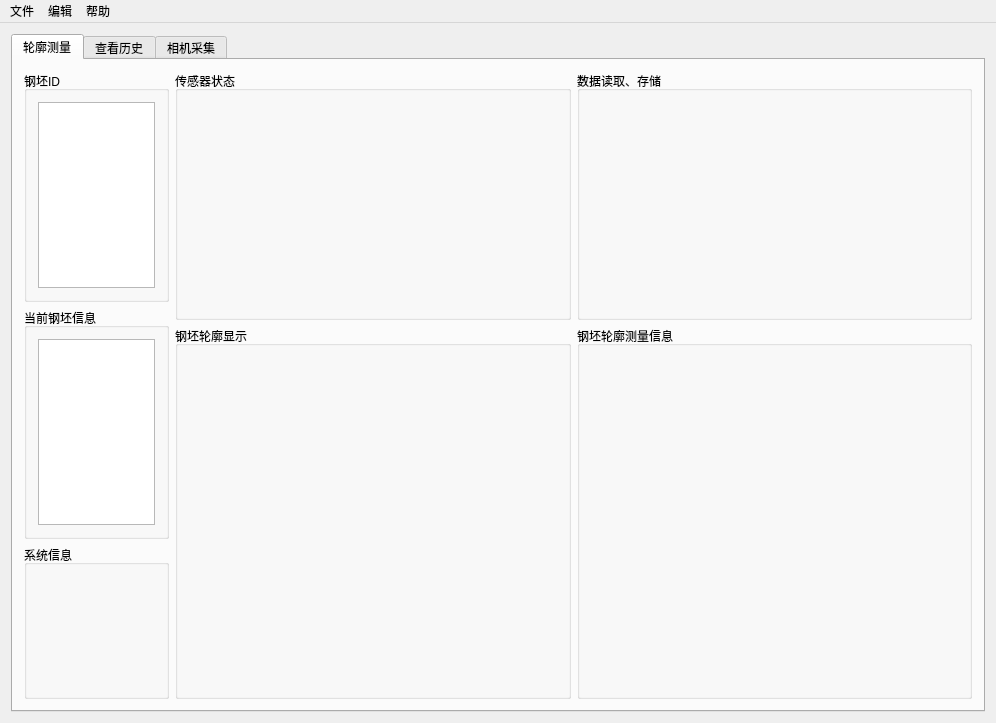
<?xml version="1.0" encoding="UTF-8"?>
<ui version="4.0">
 <class>BilletMeasurementClass</class>
 <widget class="QMainWindow" name="BilletMeasurementClass">
  <property name="enabled">
   <bool>true</bool>
  </property>
  <property name="geometry">
   <rect>
    <x>0</x>
    <y>0</y>
    <width>996</width>
    <height>723</height>
   </rect>
  </property>
  <property name="sizePolicy">
   <sizepolicy hsizetype="Expanding" vsizetype="Expanding">
    <horstretch>0</horstretch>
    <verstretch>0</verstretch>
   </sizepolicy>
  </property>
  <property name="font">
   <font>
    <kerning>true</kerning>
   </font>
  </property>
  <property name="windowTitle">
   <string>在线轮廓测量系统</string>
  </property>
  <property name="layoutDirection">
   <enum>Qt::LeftToRight</enum>
  </property>
  <widget class="QWidget" name="centralWidget">
   <property name="sizePolicy">
    <sizepolicy hsizetype="Expanding" vsizetype="Expanding">
     <horstretch>0</horstretch>
     <verstretch>0</verstretch>
    </sizepolicy>
   </property>
   <layout class="QVBoxLayout" name="verticalLayout_4">
    <property name="spacing">
     <number>0</number>
    </property>
    <item>
     <widget class="QTabWidget" name="tabWidget">
      <property name="accessibleDescription">
       <string/>
      </property>
      <property name="autoFillBackground">
       <bool>false</bool>
      </property>
      <property name="currentIndex">
       <number>0</number>
      </property>
      <widget class="QWidget" name="tab_2">
       <property name="enabled">
        <bool>true</bool>
       </property>
       <attribute name="title">
        <string>轮廓测量</string>
       </attribute>
       <layout class="QGridLayout" name="gridLayout_3" rowstretch="2,3" columnstretch="2,11">
        <item row="0" column="0" rowspan="2">
         <layout class="QVBoxLayout" name="verticalLayout_2" stretch="3,3,2">
          <item>
           <widget class="QGroupBox" name="groupBox_4">
            <property name="title">
             <string>钢坯ID</string>
            </property>
            <layout class="QHBoxLayout" name="horizontalLayout_8">
             <item>
              <widget class="QTreeWidget" name="treeWidget_2">
               <property name="horizontalScrollBarPolicy">
                <enum>Qt::ScrollBarAlwaysOff</enum>
               </property>
               <attribute name="headerVisible">
                <bool>false</bool>
               </attribute>
               <attribute name="headerDefaultSectionSize">
                <number>50</number>
               </attribute>
               <attribute name="headerMinimumSectionSize">
                <number>70</number>
               </attribute>
               <attribute name="headerStretchLastSection">
                <bool>true</bool>
               </attribute>
               <column>
                <property name="text">
                 <string>钢轨ID</string>
                </property>
               </column>
               <column>
                <property name="text">
                 <string>进入时间</string>
                </property>
               </column>
              </widget>
             </item>
            </layout>
           </widget>
          </item>
          <item>
           <widget class="QGroupBox" name="groupBox_7">
            <property name="title">
             <string>当前钢坯信息</string>
            </property>
            <layout class="QHBoxLayout" name="horizontalLayout_9">
             <item>
              <widget class="QTreeWidget" name="treeWidget_5">
               <property name="horizontalScrollBarPolicy">
                <enum>Qt::ScrollBarAlwaysOff</enum>
               </property>
               <attribute name="headerVisible">
                <bool>false</bool>
               </attribute>
               <attribute name="headerDefaultSectionSize">
                <number>50</number>
               </attribute>
               <attribute name="headerMinimumSectionSize">
                <number>70</number>
               </attribute>
               <attribute name="headerStretchLastSection">
                <bool>true</bool>
               </attribute>
               <column>
                <property name="text">
                 <string>名称</string>
                </property>
               </column>
               <column>
                <property name="text">
                 <string>信息</string>
                </property>
               </column>
              </widget>
             </item>
            </layout>
           </widget>
          </item>
          <item>
           <widget class="QGroupBox" name="groupBox_3">
            <property name="title">
             <string>系统信息</string>
            </property>
           </widget>
          </item>
         </layout>
        </item>
        <item row="0" column="1">
         <layout class="QHBoxLayout" name="horizontalLayout_6" stretch="1,1">
          <item>
           <layout class="QHBoxLayout" name="horizontalLayout_10">
            <item>
             <widget class="QGroupBox" name="groupBox_8">
              <property name="title">
               <string>传感器状态</string>
              </property>
             </widget>
            </item>
           </layout>
          </item>
          <item>
           <widget class="QSplitter" name="splitter">
            <property name="orientation">
             <enum>Qt::Horizontal</enum>
            </property>
            <widget class="QGroupBox" name="groupBox_9">
             <property name="title">
              <string>数据读取、存储</string>
             </property>
            </widget>
           </widget>
          </item>
         </layout>
        </item>
        <item row="1" column="1">
         <layout class="QHBoxLayout" name="horizontalLayout_7">
          <item>
           <widget class="QGroupBox" name="groupBox">
            <property name="title">
             <string>钢坯轮廓显示</string>
            </property>
            <layout class="QVBoxLayout" name="verticalLayout">
             <item>
              <widget class="QVTKWidget" name="qvtkWidget"/>
             </item>
            </layout>
           </widget>
          </item>
          <item>
           <widget class="QGroupBox" name="groupBox_2">
            <property name="title">
             <string>钢坯轮廓测量信息</string>
            </property>
           </widget>
          </item>
         </layout>
        </item>
       </layout>
      </widget>
      <widget class="QWidget" name="tab">
       <property name="inputMethodHints">
        <set>Qt::ImhNone</set>
       </property>
       <attribute name="title">
        <string>查看历史</string>
       </attribute>
       <widget class="QGroupBox" name="groupBox_5">
        <property name="geometry">
         <rect>
          <x>10</x>
          <y>130</y>
          <width>211</width>
          <height>521</height>
         </rect>
        </property>
        <property name="title">
         <string>历史记录查询</string>
        </property>
        <layout class="QHBoxLayout" name="horizontalLayout_2">
         <item>
          <widget class="QTreeWidget" name="treeWidget_3">
           <column>
            <property name="text">
             <string>历史钢坯信息</string>
            </property>
           </column>
           <item>
            <property name="text">
             <string>钢坯在录日期</string>
            </property>
           </item>
          </widget>
         </item>
        </layout>
       </widget>
       <widget class="QGroupBox" name="groupBox_6">
        <property name="geometry">
         <rect>
          <x>230</x>
          <y>130</y>
          <width>741</width>
          <height>531</height>
         </rect>
        </property>
        <property name="title">
         <string>数据视图</string>
        </property>
        <widget class="QSplitter" name="splitter_4">
         <property name="geometry">
          <rect>
           <x>250</x>
           <y>20</y>
           <width>103</width>
           <height>20</height>
          </rect>
         </property>
         <property name="orientation">
          <enum>Qt::Horizontal</enum>
         </property>
        </widget>
        <widget class="QSpinBox" name="spinBox">
         <property name="geometry">
          <rect>
           <x>190</x>
           <y>20</y>
           <width>101</width>
           <height>20</height>
          </rect>
         </property>
        </widget>
        <widget class="QSpinBox" name="spinBox_2">
         <property name="geometry">
          <rect>
           <x>370</x>
           <y>20</y>
           <width>91</width>
           <height>20</height>
          </rect>
         </property>
        </widget>
        <widget class="QLabel" name="label_5">
         <property name="geometry">
          <rect>
           <x>309</x>
           <y>20</y>
           <width>51</width>
           <height>20</height>
          </rect>
         </property>
         <property name="text">
          <string>结束时间</string>
         </property>
        </widget>
        <widget class="QSplitter" name="splitter_2">
         <property name="geometry">
          <rect>
           <x>20</x>
           <y>20</y>
           <width>103</width>
           <height>20</height>
          </rect>
         </property>
         <property name="orientation">
          <enum>Qt::Horizontal</enum>
         </property>
         <widget class="QLabel" name="label_3">
          <property name="text">
           <string>钢坯类型</string>
          </property>
         </widget>
         <widget class="QComboBox" name="comboBox">
          <item>
           <property name="text">
            <string>方坯</string>
           </property>
          </item>
          <item>
           <property name="text">
            <string>板坯</string>
           </property>
          </item>
         </widget>
        </widget>
        <widget class="QLabel" name="label_4">
         <property name="geometry">
          <rect>
           <x>140</x>
           <y>20</y>
           <width>51</width>
           <height>20</height>
          </rect>
         </property>
         <property name="text">
          <string>起始时间</string>
         </property>
        </widget>
       </widget>
      </widget>
      <widget class="QWidget" name="tabWidgetPage1">
       <attribute name="title">
        <string>相机采集</string>
       </attribute>
       <layout class="QVBoxLayout" name="verticalLayout_5" stretch="1,2,50">
        <property name="spacing">
         <number>1</number>
        </property>
        <item>
         <layout class="QHBoxLayout" name="horizontalLayout">
          <property name="spacing">
           <number>1</number>
          </property>
          <item>
           <widget class="QToolButton" name="toolButton_Connect">
            <property name="minimumSize">
             <size>
              <width>80</width>
              <height>0</height>
             </size>
            </property>
            <property name="maximumSize">
             <size>
              <width>80</width>
              <height>16777215</height>
             </size>
            </property>
            <property name="focusPolicy">
             <enum>Qt::TabFocus</enum>
            </property>
            <property name="text">
             <string>连接相机</string>
            </property>
            <property name="icon">
             <iconset resource="BilletMeasurement.qrc">
              <normaloff>:/image/ico/connect.ico</normaloff>:/image/ico/connect.ico</iconset>
            </property>
            <property name="iconSize">
             <size>
              <width>24</width>
              <height>24</height>
             </size>
            </property>
            <property name="popupMode">
             <enum>QToolButton::DelayedPopup</enum>
            </property>
            <property name="toolButtonStyle">
             <enum>Qt::ToolButtonTextUnderIcon</enum>
            </property>
            <property name="autoRaise">
             <bool>true</bool>
            </property>
            <property name="arrowType">
             <enum>Qt::NoArrow</enum>
            </property>
           </widget>
          </item>
          <item>
           <widget class="QToolButton" name="toolButton_Disconnect">
            <property name="minimumSize">
             <size>
              <width>80</width>
              <height>0</height>
             </size>
            </property>
            <property name="maximumSize">
             <size>
              <width>80</width>
              <height>16777215</height>
             </size>
            </property>
            <property name="text">
             <string>断开相机</string>
            </property>
            <property name="icon">
             <iconset resource="BilletMeasurement.qrc">
              <normaloff>:/image/ico/disconnect.ico</normaloff>:/image/ico/disconnect.ico</iconset>
            </property>
            <property name="iconSize">
             <size>
              <width>24</width>
              <height>24</height>
             </size>
            </property>
            <property name="toolButtonStyle">
             <enum>Qt::ToolButtonTextUnderIcon</enum>
            </property>
            <property name="autoRaise">
             <bool>true</bool>
            </property>
           </widget>
          </item>
          <item>
           <widget class="QToolButton" name="toolButton_Start">
            <property name="minimumSize">
             <size>
              <width>80</width>
              <height>0</height>
             </size>
            </property>
            <property name="maximumSize">
             <size>
              <width>80</width>
              <height>16777215</height>
             </size>
            </property>
            <property name="cursor">
             <cursorShape>ArrowCursor</cursorShape>
            </property>
            <property name="mouseTracking">
             <bool>false</bool>
            </property>
            <property name="acceptDrops">
             <bool>true</bool>
            </property>
            <property name="text">
             <string>开始采集</string>
            </property>
            <property name="icon">
             <iconset resource="BilletMeasurement.qrc">
              <normaloff>:/image/ico/start.ico</normaloff>:/image/ico/start.ico</iconset>
            </property>
            <property name="iconSize">
             <size>
              <width>24</width>
              <height>24</height>
             </size>
            </property>
            <property name="toolButtonStyle">
             <enum>Qt::ToolButtonTextUnderIcon</enum>
            </property>
            <property name="autoRaise">
             <bool>true</bool>
            </property>
           </widget>
          </item>
          <item>
           <widget class="QToolButton" name="toolButton_Pause">
            <property name="minimumSize">
             <size>
              <width>80</width>
              <height>0</height>
             </size>
            </property>
            <property name="maximumSize">
             <size>
              <width>80</width>
              <height>16777215</height>
             </size>
            </property>
            <property name="text">
             <string>停止采集</string>
            </property>
            <property name="icon">
             <iconset resource="BilletMeasurement.qrc">
              <normaloff>:/image/ico/pasue.ico</normaloff>:/image/ico/pasue.ico</iconset>
            </property>
            <property name="iconSize">
             <size>
              <width>24</width>
              <height>24</height>
             </size>
            </property>
            <property name="toolButtonStyle">
             <enum>Qt::ToolButtonTextUnderIcon</enum>
            </property>
            <property name="autoRaise">
             <bool>true</bool>
            </property>
           </widget>
          </item>
          <item>
           <widget class="QToolButton" name="toolButton_OpenSync">
            <property name="enabled">
             <bool>true</bool>
            </property>
            <property name="minimumSize">
             <size>
              <width>80</width>
              <height>0</height>
             </size>
            </property>
            <property name="maximumSize">
             <size>
              <width>80</width>
              <height>16777215</height>
             </size>
            </property>
            <property name="acceptDrops">
             <bool>false</bool>
            </property>
            <property name="text">
             <string>相机同步采集</string>
            </property>
            <property name="icon">
             <iconset resource="BilletMeasurement.qrc">
              <normaloff>:/image/ico/开关 开(1).png</normaloff>:/image/ico/开关 开(1).png</iconset>
            </property>
            <property name="iconSize">
             <size>
              <width>24</width>
              <height>24</height>
             </size>
            </property>
            <property name="toolButtonStyle">
             <enum>Qt::ToolButtonTextUnderIcon</enum>
            </property>
            <property name="autoRaise">
             <bool>true</bool>
            </property>
           </widget>
          </item>
          <item>
           <widget class="QToolButton" name="toolButton_CloseSync">
            <property name="minimumSize">
             <size>
              <width>80</width>
              <height>0</height>
             </size>
            </property>
            <property name="maximumSize">
             <size>
              <width>80</width>
              <height>16777215</height>
             </size>
            </property>
            <property name="text">
             <string>关闭同步采集</string>
            </property>
            <property name="icon">
             <iconset resource="BilletMeasurement.qrc">
              <normaloff>:/image/ico/开关 关(1).png</normaloff>:/image/ico/开关 关(1).png</iconset>
            </property>
            <property name="iconSize">
             <size>
              <width>24</width>
              <height>24</height>
             </size>
            </property>
            <property name="toolButtonStyle">
             <enum>Qt::ToolButtonTextUnderIcon</enum>
            </property>
            <property name="autoRaise">
             <bool>true</bool>
            </property>
           </widget>
          </item>
          <item>
           <widget class="QToolButton" name="toolButton_SetSync">
            <property name="minimumSize">
             <size>
              <width>80</width>
              <height>0</height>
             </size>
            </property>
            <property name="maximumSize">
             <size>
              <width>80</width>
              <height>16777215</height>
             </size>
            </property>
            <property name="text">
             <string>设置触发参数</string>
            </property>
            <property name="icon">
             <iconset resource="BilletMeasurement.qrc">
              <normaloff>:/image/ico/设置参数.png</normaloff>:/image/ico/设置参数.png</iconset>
            </property>
            <property name="iconSize">
             <size>
              <width>24</width>
              <height>24</height>
             </size>
            </property>
            <property name="toolButtonStyle">
             <enum>Qt::ToolButtonTextUnderIcon</enum>
            </property>
            <property name="autoRaise">
             <bool>true</bool>
            </property>
            <property name="arrowType">
             <enum>Qt::NoArrow</enum>
            </property>
           </widget>
          </item>
          <item>
           <spacer name="horizontalSpacer_10">
            <property name="orientation">
             <enum>Qt::Horizontal</enum>
            </property>
            <property name="sizeHint" stdset="0">
             <size>
              <width>40</width>
              <height>20</height>
             </size>
            </property>
           </spacer>
          </item>
          <item>
           <spacer name="horizontalSpacer_9">
            <property name="orientation">
             <enum>Qt::Horizontal</enum>
            </property>
            <property name="sizeHint" stdset="0">
             <size>
              <width>40</width>
              <height>20</height>
             </size>
            </property>
           </spacer>
          </item>
          <item>
           <spacer name="horizontalSpacer_12">
            <property name="orientation">
             <enum>Qt::Horizontal</enum>
            </property>
            <property name="sizeHint" stdset="0">
             <size>
              <width>40</width>
              <height>20</height>
             </size>
            </property>
           </spacer>
          </item>
          <item>
           <spacer name="horizontalSpacer_13">
            <property name="orientation">
             <enum>Qt::Horizontal</enum>
            </property>
            <property name="sizeHint" stdset="0">
             <size>
              <width>40</width>
              <height>20</height>
             </size>
            </property>
           </spacer>
          </item>
          <item>
           <spacer name="horizontalSpacer_15">
            <property name="orientation">
             <enum>Qt::Horizontal</enum>
            </property>
            <property name="sizeHint" stdset="0">
             <size>
              <width>40</width>
              <height>20</height>
             </size>
            </property>
           </spacer>
          </item>
          <item>
           <spacer name="horizontalSpacer_14">
            <property name="orientation">
             <enum>Qt::Horizontal</enum>
            </property>
            <property name="sizeHint" stdset="0">
             <size>
              <width>40</width>
              <height>20</height>
             </size>
            </property>
           </spacer>
          </item>
         </layout>
        </item>
        <item>
         <layout class="QHBoxLayout" name="horizontalLayout_3">
          <item>
           <widget class="QTreeWidget" name="treeWidget">
            <property name="font">
             <font>
              <family>ADMUI3Lg</family>
              <pointsize>10</pointsize>
              <weight>50</weight>
              <italic>false</italic>
              <bold>false</bold>
             </font>
            </property>
            <property name="styleSheet">
             <string notr="true">font: 10pt &quot;ADMUI3Lg&quot;;</string>
            </property>
            <property name="verticalScrollBarPolicy">
             <enum>Qt::ScrollBarAlwaysOff</enum>
            </property>
            <property name="horizontalScrollBarPolicy">
             <enum>Qt::ScrollBarAlwaysOff</enum>
            </property>
            <property name="sizeAdjustPolicy">
             <enum>QAbstractScrollArea::AdjustIgnored</enum>
            </property>
            <property name="editTriggers">
             <set>QAbstractItemView::DoubleClicked</set>
            </property>
            <property name="uniformRowHeights">
             <bool>true</bool>
            </property>
            <attribute name="headerCascadingSectionResizes">
             <bool>false</bool>
            </attribute>
            <column>
             <property name="text">
              <string>相机型号</string>
             </property>
            </column>
            <column>
             <property name="text">
              <string>相机ID</string>
             </property>
            </column>
            <column>
             <property name="text">
              <string>相机MAC</string>
             </property>
            </column>
            <column>
             <property name="text">
              <string>相机IP</string>
             </property>
            </column>
            <column>
             <property name="text">
              <string>相机状态</string>
             </property>
            </column>
            <column>
             <property name="text">
              <string>相机帧频</string>
             </property>
            </column>
            <column>
             <property name="text">
              <string>曝光时间</string>
             </property>
            </column>
            <column>
             <property name="text">
              <string>图像宽度</string>
             </property>
            </column>
            <column>
             <property name="text">
              <string>图像高度</string>
             </property>
            </column>
           </widget>
          </item>
         </layout>
        </item>
        <item>
         <layout class="QGridLayout" name="Layout_ImageShow" rowstretch="1,20,1,20" columnstretch="0,0">
          <item row="1" column="1">
           <widget class="QLabel" name="label_RightUp">
            <property name="maximumSize">
             <size>
              <width>800</width>
              <height>600</height>
             </size>
            </property>
            <property name="styleSheet">
             <string notr="true">background-color: rgb(0, 0, 0);</string>
            </property>
            <property name="text">
             <string/>
            </property>
           </widget>
          </item>
          <item row="2" column="0">
           <widget class="QLabel" name="label_7">
            <property name="text">
             <string>Cam3</string>
            </property>
            <property name="alignment">
             <set>Qt::AlignBottom|Qt::AlignLeading|Qt::AlignLeft</set>
            </property>
           </widget>
          </item>
          <item row="1" column="0">
           <widget class="QLabel" name="label_LeftUp">
            <property name="maximumSize">
             <size>
              <width>800</width>
              <height>600</height>
             </size>
            </property>
            <property name="styleSheet">
             <string notr="true">background-color: rgb(0, 0, 0);</string>
            </property>
            <property name="text">
             <string/>
            </property>
            <property name="textFormat">
             <enum>Qt::AutoText</enum>
            </property>
           </widget>
          </item>
          <item row="2" column="1">
           <widget class="QLabel" name="label_8">
            <property name="text">
             <string>Cam4</string>
            </property>
            <property name="alignment">
             <set>Qt::AlignBottom|Qt::AlignLeading|Qt::AlignLeft</set>
            </property>
           </widget>
          </item>
          <item row="0" column="0">
           <widget class="QLabel" name="label">
            <property name="text">
             <string>Cam1</string>
            </property>
            <property name="alignment">
             <set>Qt::AlignBottom|Qt::AlignLeading|Qt::AlignLeft</set>
            </property>
           </widget>
          </item>
          <item row="0" column="1">
           <widget class="QLabel" name="label_2">
            <property name="text">
             <string>Cam2</string>
            </property>
            <property name="alignment">
             <set>Qt::AlignBottom|Qt::AlignLeading|Qt::AlignLeft</set>
            </property>
           </widget>
          </item>
          <item row="3" column="1">
           <widget class="QLabel" name="label_RightDown">
            <property name="styleSheet">
             <string notr="true">background-color: rgb(0, 0, 0);</string>
            </property>
            <property name="text">
             <string/>
            </property>
            <property name="alignment">
             <set>Qt::AlignLeading|Qt::AlignLeft|Qt::AlignTop</set>
            </property>
           </widget>
          </item>
          <item row="3" column="0">
           <widget class="QLabel" name="label_LeftDown">
            <property name="styleSheet">
             <string notr="true">background-color: rgb(0, 0, 0);</string>
            </property>
            <property name="text">
             <string/>
            </property>
            <property name="alignment">
             <set>Qt::AlignLeading|Qt::AlignLeft|Qt::AlignTop</set>
            </property>
           </widget>
          </item>
         </layout>
        </item>
       </layout>
      </widget>
     </widget>
    </item>
   </layout>
  </widget>
  <widget class="QMenuBar" name="menuBar">
   <property name="geometry">
    <rect>
     <x>0</x>
     <y>0</y>
     <width>996</width>
     <height>17</height>
    </rect>
   </property>
   <widget class="QMenu" name="menuFile">
    <property name="title">
     <string>文件</string>
    </property>
    <addaction name="actionOpen"/>
   </widget>
   <widget class="QMenu" name="menu">
    <property name="title">
     <string>编辑</string>
    </property>
   </widget>
   <widget class="QMenu" name="menu_2">
    <property name="title">
     <string>帮助</string>
    </property>
   </widget>
   <addaction name="menuFile"/>
   <addaction name="menu"/>
   <addaction name="menu_2"/>
  </widget>
  <action name="action_connect">
   <property name="icon">
    <iconset resource="BilletMeasurement.qrc">
     <normaloff>:/image/ico/connect.ico</normaloff>:/image/ico/connect.ico</iconset>
   </property>
   <property name="text">
    <string>连接相机</string>
   </property>
  </action>
  <action name="action_disconnect">
   <property name="icon">
    <iconset resource="BilletMeasurement.qrc">
     <normaloff>:/image/ico/disconnect.ico</normaloff>:/image/ico/disconnect.ico</iconset>
   </property>
   <property name="text">
    <string>断开相机</string>
   </property>
  </action>
  <action name="action_start">
   <property name="icon">
    <iconset resource="BilletMeasurement.qrc">
     <normaloff>:/image/ico/start.ico</normaloff>:/image/ico/start.ico</iconset>
   </property>
   <property name="text">
    <string>开始采集</string>
   </property>
  </action>
  <action name="action_pause">
   <property name="icon">
    <iconset resource="BilletMeasurement.qrc">
     <normaloff>:/image/ico/pasue.ico</normaloff>:/image/ico/pasue.ico</iconset>
   </property>
   <property name="text">
    <string>停止采集</string>
   </property>
  </action>
  <action name="action_setcamparam">
   <property name="icon">
    <iconset resource="BilletMeasurement.qrc">
     <normaloff>:/image/ico/settings.ico</normaloff>:/image/ico/settings.ico</iconset>
   </property>
   <property name="text">
    <string>设置相机参数</string>
   </property>
  </action>
  <action name="action_syncing">
   <property name="icon">
    <iconset resource="BilletMeasurement.qrc">
     <normaloff>:/image/ico/syncing.ico</normaloff>:/image/ico/syncing.ico</iconset>
   </property>
   <property name="text">
    <string>相机同步采集</string>
   </property>
  </action>
  <action name="actionOpen">
   <property name="text">
    <string>Open</string>
   </property>
  </action>
 </widget>
 <layoutdefault spacing="6" margin="11"/>
 <customwidgets>
  <customwidget>
   <class>QVTKWidget</class>
   <extends>QWidget</extends>
   <header>QVTKWidget.h</header>
  </customwidget>
 </customwidgets>
 <resources>
  <include location="BilletMeasurement.qrc"/>
 </resources>
 <connections/>
</ui>
